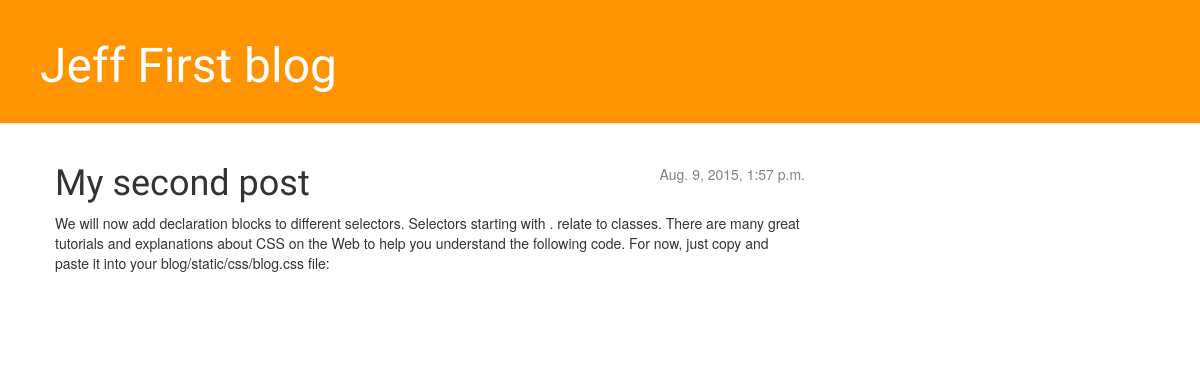
The app's page /post/2/ with its own data.
### blog/models.py (models this page shows, shortened)
class Post(models.Model):
    author = models.ForeignKey('auth.User')
    title = models.CharField(max_length=200)
    text = models.TextField()
    create_date = models.DateTimeField(default=timezone.now)
    published_date =models.DateTimeField(blank=True, null=True)

### blog/views.py (the view)
# urls.py: url(r'^post/(?P<pk>[0-9]+)/$', views.post_detail, name='post_detail'),
def post_detail(request, pk):
    post = get_object_or_404(Post, pk=pk)
    return render(request, 'blog/post_detail.html', {'post': post})

### blog/templates/blog/post_detail.html (shortened to what this page needs)
{% extends "blog/base.html" %}
{% block content %}
    <div class="post">
        {% if post.published_date %}
            <div class="date">
                {{ post.published_date }}
            </div>
        {% endif %}
        <h1>{{ post.title }}</h1>
        <p>{{ post.text|linebreaks }}</p>
    </div>
{% endblock %}

### blog/static/css/blog.css (style rules this page uses)
h1, h2, h3, h4 { font-family: 'Lobster', cursive; }
.date { float: right; color: #828282; }
.post { margin-bottom: 70px; }

### records on screen
Post: published_date "Aug. 9, 2015, 1:57 p.m.", title "My second post", text "We will now add declaration blocks to different selectors. Selectors starting with . relate to classes. There are many great tutorials and explanations about CSS on the Web to help you understand the following code. For now, just copy and paste it into your blog/static/css/blog.css file:"
